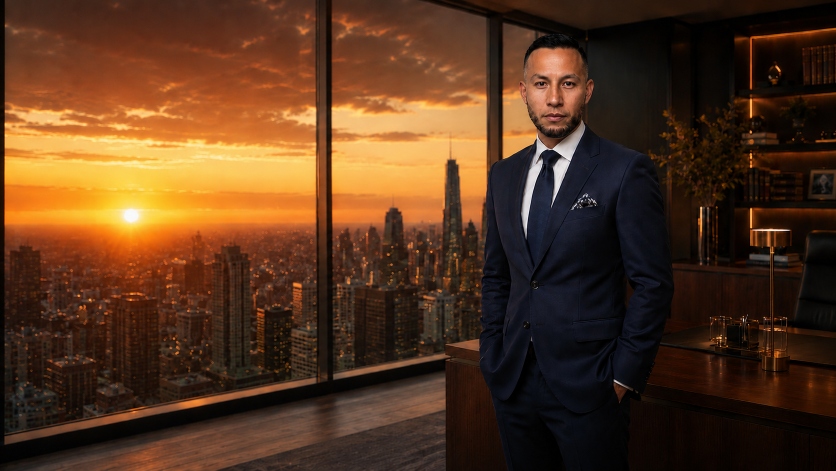
#> input picture HERO FONDO.png, 1672 x 941 px (shown at 1/2 size)
$ python generate_og_final.py
#> lines starting #> are read from the running program, lines starting #| are printed output that depends on the picture
import os
from PIL import Image, ImageDraw, ImageFont

W, H = 1200, 630

def build_og_card():
    # 1. Base image: HERO FONDO.png (sunset skyline + attorney)
    bg_raw = Image.open('HERO FONDO.png').convert('RGBA')
    scale = H / bg_raw.height
#> scale = 0.67
    new_w = int(bg_raw.width * scale)
#> new_w = 1119
    bg = bg_raw.resize((new_w, H), Image.Resampling.LANCZOS)
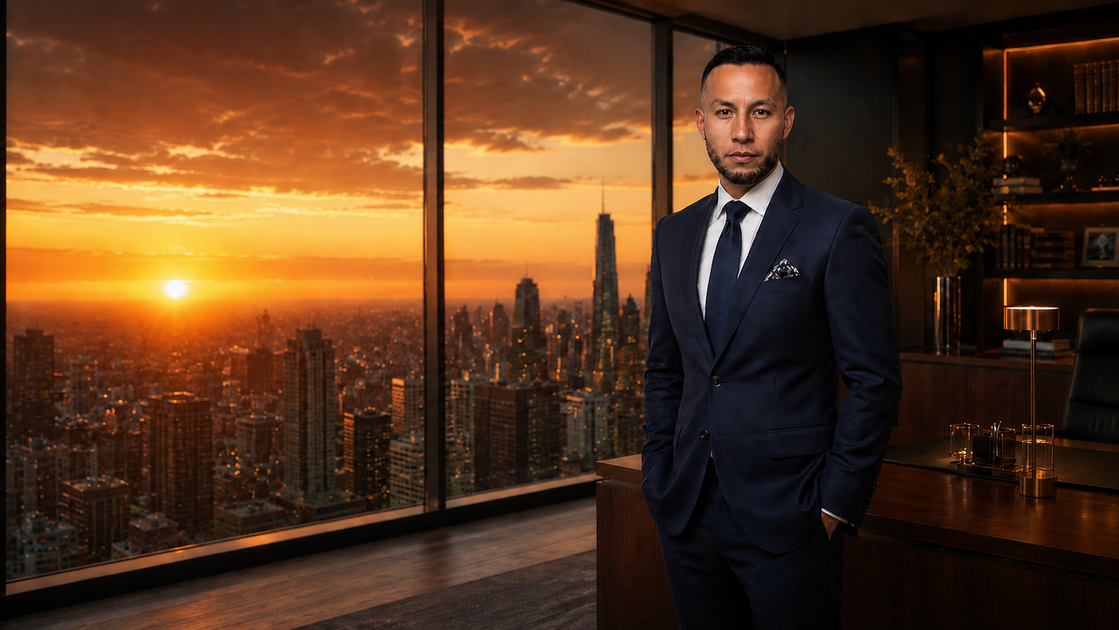
#> bg: PIL image 1119x630 RGBA; mean R, G, B, A 85.2, 53.3, 29.6, 255
    x_crop = bg.width - W
#> x_crop = -81
    canvas = bg.crop((x_crop, 0, x_crop + W, H)).copy()
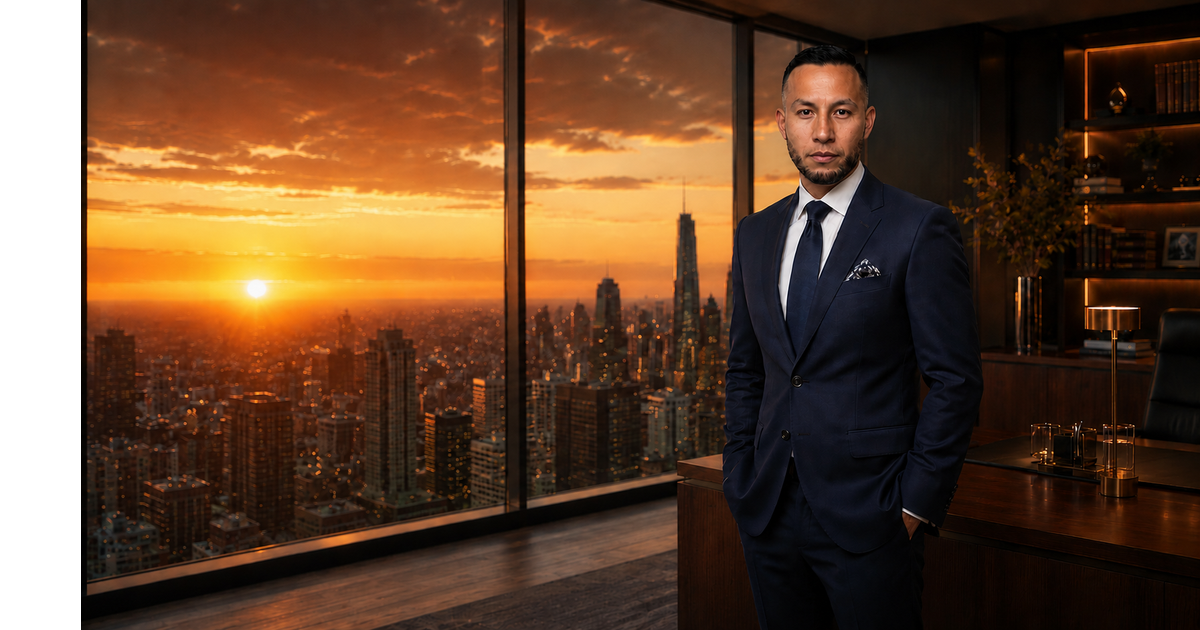
#> canvas: PIL image 1200x630 RGBA; mean R, G, B, A 79.5, 49.7, 27.6, 237.8; transparent parts drawn white

    # 2. Dark gradient overlay on the left 60% for extreme contrast and clarity
    grad = Image.new('RGBA', (W, H), (0, 0, 0, 0))
#> grad: PIL image 1200x630 RGBA; every value is 0
    for x in range(W):
        if x < 420:
            alpha = 238
        elif x < 760:
            factor = (x - 420) / 340
            alpha = int(238 * (1 - factor))
        else:
            alpha = 0
        for y in range(H):
            grad.putpixel((x, y), (8, 12, 18, alpha))
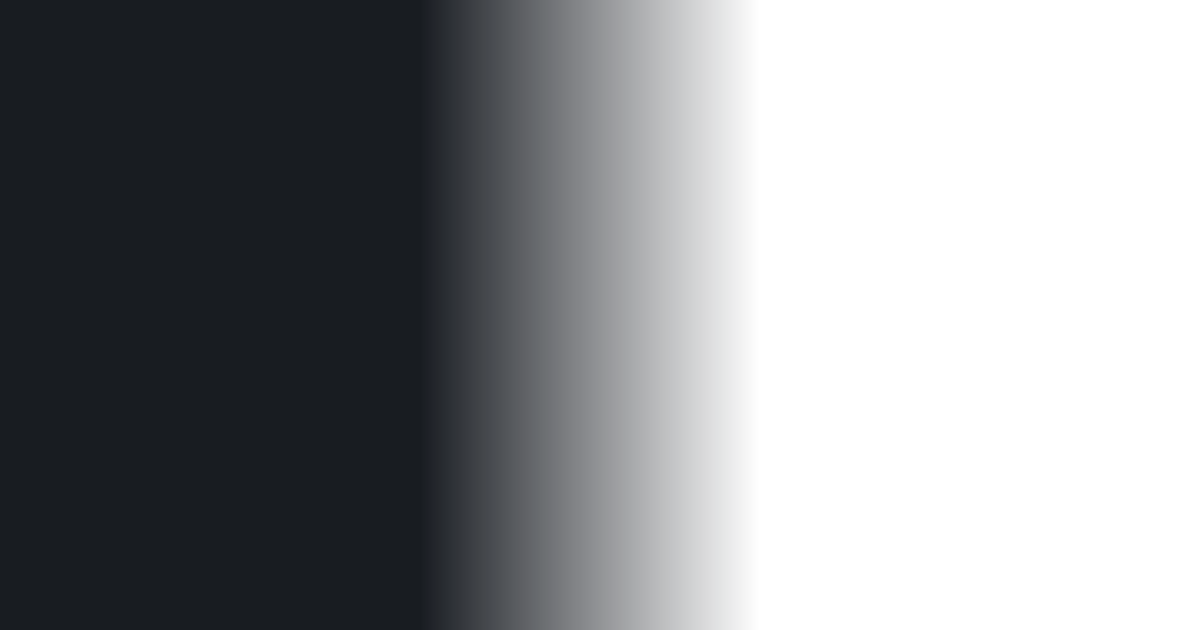
#> grad: PIL image 1200x630 RGBA; mean R, G, B, A 8, 12, 18, 117; transparent parts drawn white

    canvas = Image.alpha_composite(canvas, grad)
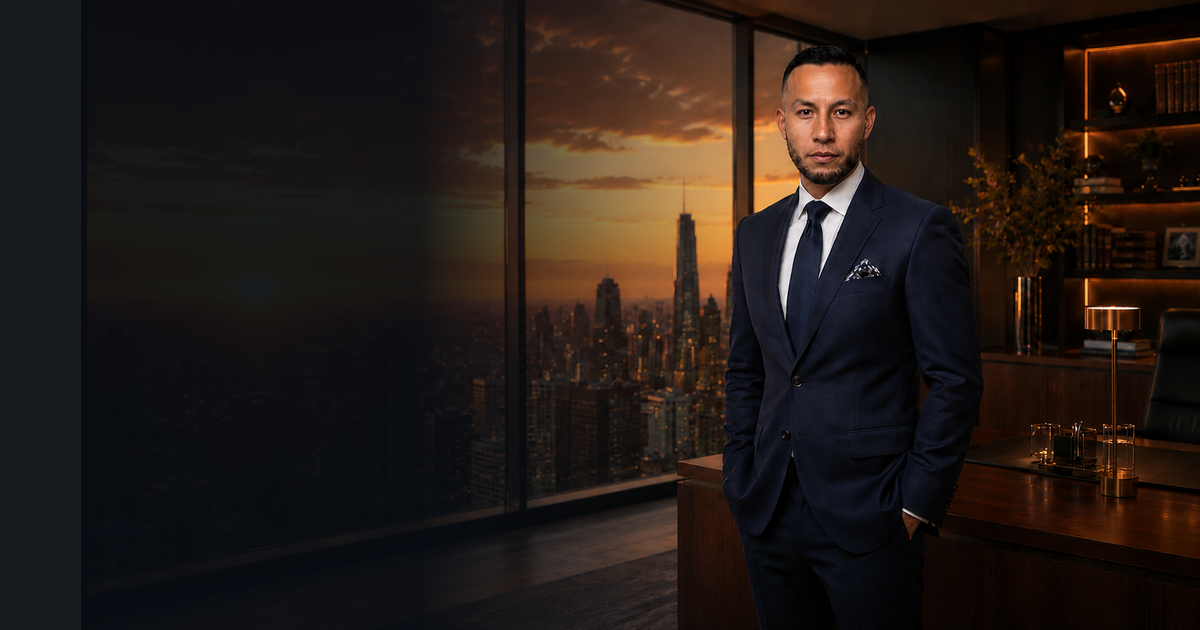
#> canvas: PIL image 1200x630 RGBA; mean R, G, B, A 33.9, 25.1, 21.3, 253.9; transparent parts drawn white
    draw = ImageDraw.Draw(canvas)

    # 3. Gold accent line at very top
    for x in range(W):
        t = x / W
        intensity = max(0, 1 - abs(t - 0.28) / 0.35)
        r = int(245 * intensity + 15)
        g = int(212 * intensity + 15)
        b = int(67 * intensity + 15)
        draw.point((x, 0), fill=(r, g, b, 240))
        draw.point((x, 1), fill=(r, g, b, 200))
        draw.point((x, 2), fill=(r, g, b, 120))

    # 4. Official Brand Logo
#> (the run stopped early here; a loop or call above may not have finished)

$ run again, with HERO MEDINA .png copied over HERO FONDO.png
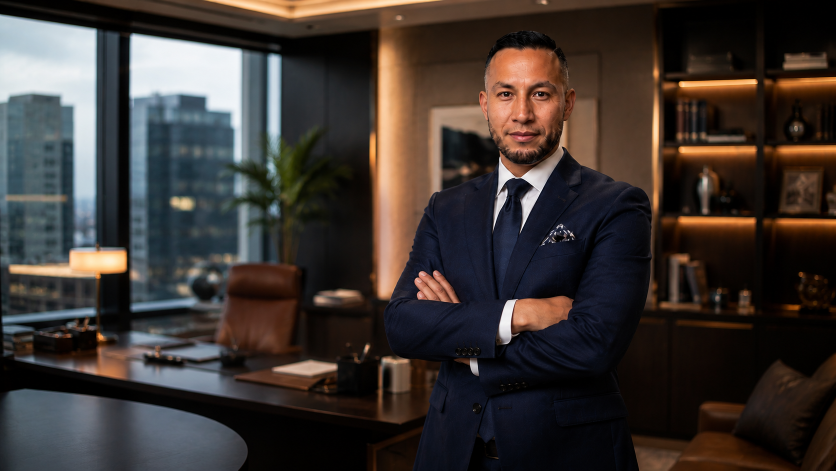
#> input picture HERO MEDINA .png, 1672 x 941 px (shown at 1/2 size)
#> in build_og_card, `canvas = bg.crop((x_crop, 0, x_crop + W, H)).copy()`:
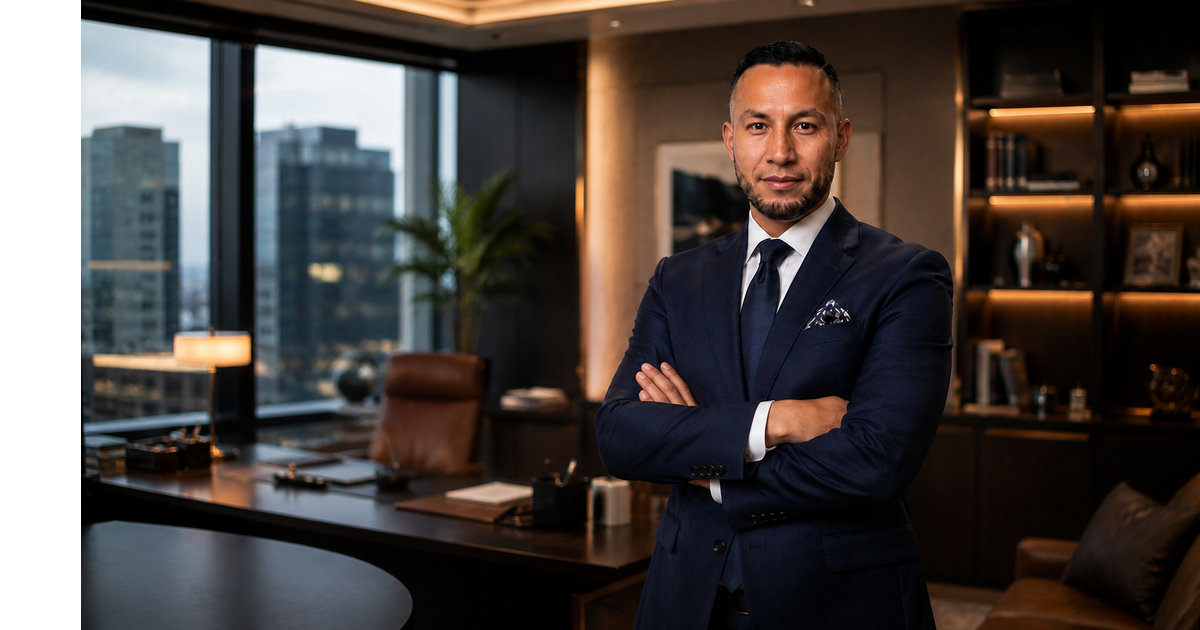
#> canvas: PIL image 1200x630 RGBA; mean R, G, B, A 57, 49.8, 46.3, 237.8; transparent parts drawn white
#> in build_og_card, `canvas = Image.alpha_composite(canvas, grad)`:
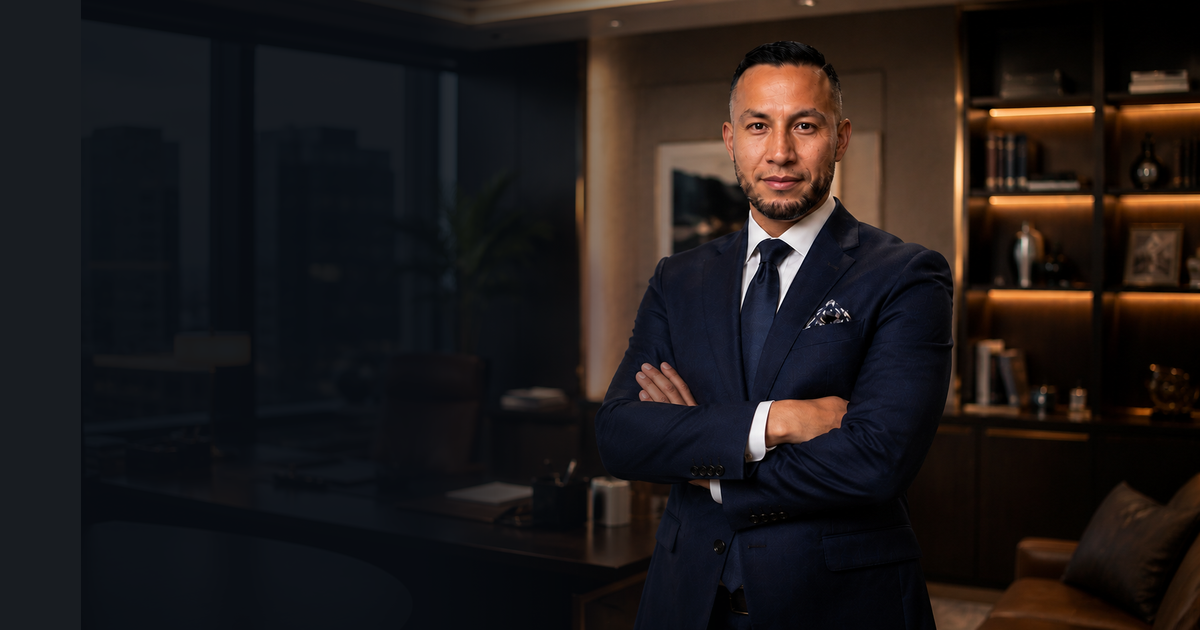
#> canvas: PIL image 1200x630 RGBA; mean R, G, B, A 30.6, 25.1, 24.6, 253.9; transparent parts drawn white

$ run again, with HERO MOVIL.png copied over HERO FONDO.png
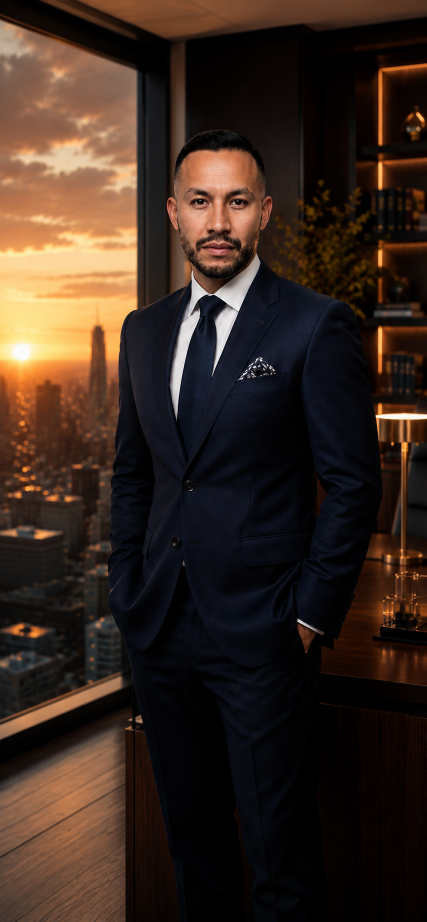
#> input picture HERO MOVIL.png, 853 x 1844 px (shown at 1/2 size)
#> in build_og_card, `canvas = bg.crop((x_crop, 0, x_crop + W, H)).copy()`:
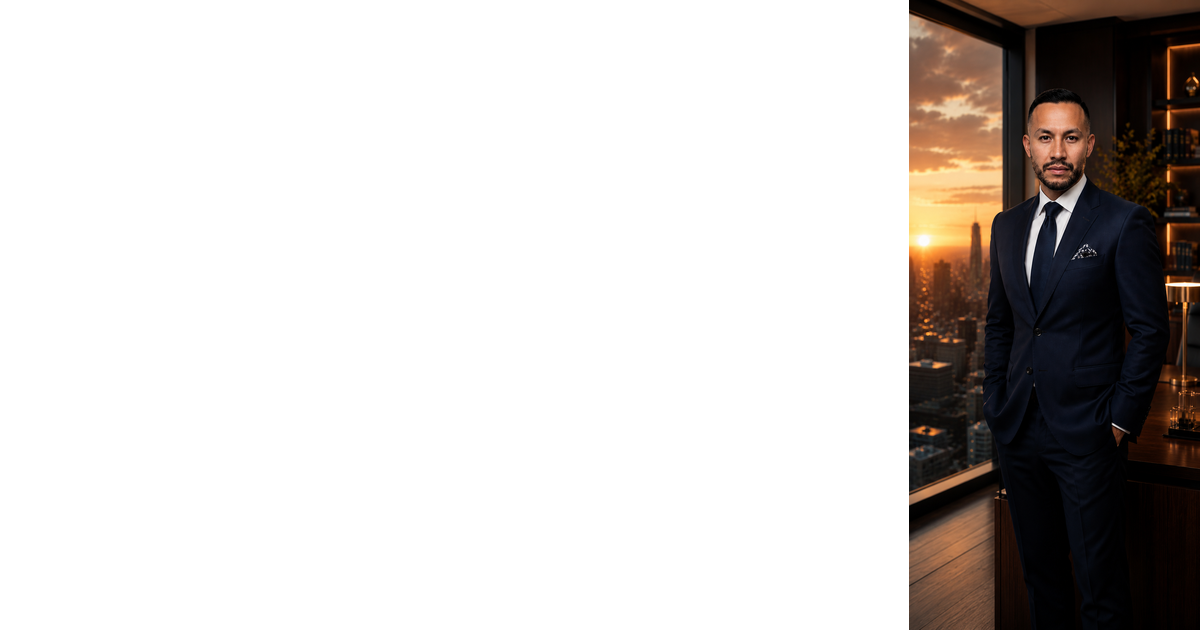
#> canvas: PIL image 1200x630 RGBA; mean R, G, B, A 13.7, 9.8, 7.5, 61.8; transparent parts drawn white
#> in build_og_card, `canvas = Image.alpha_composite(canvas, grad)`:
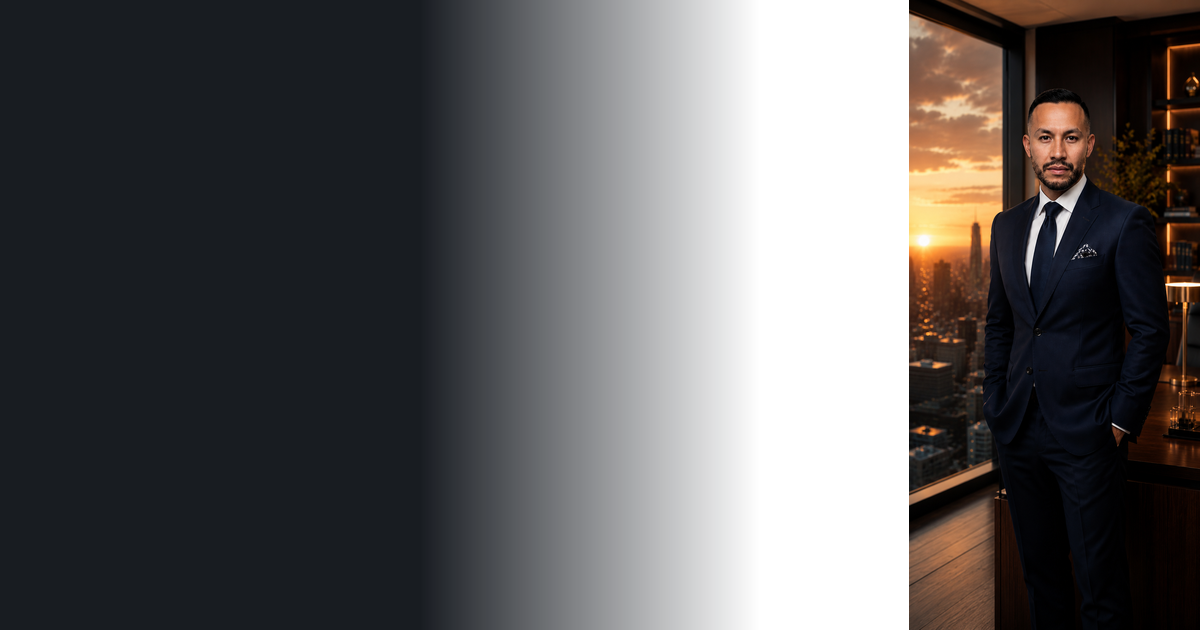
#> canvas: PIL image 1200x630 RGBA; mean R, G, B, A 18.7, 17.4, 18.9, 178.8; transparent parts drawn white
